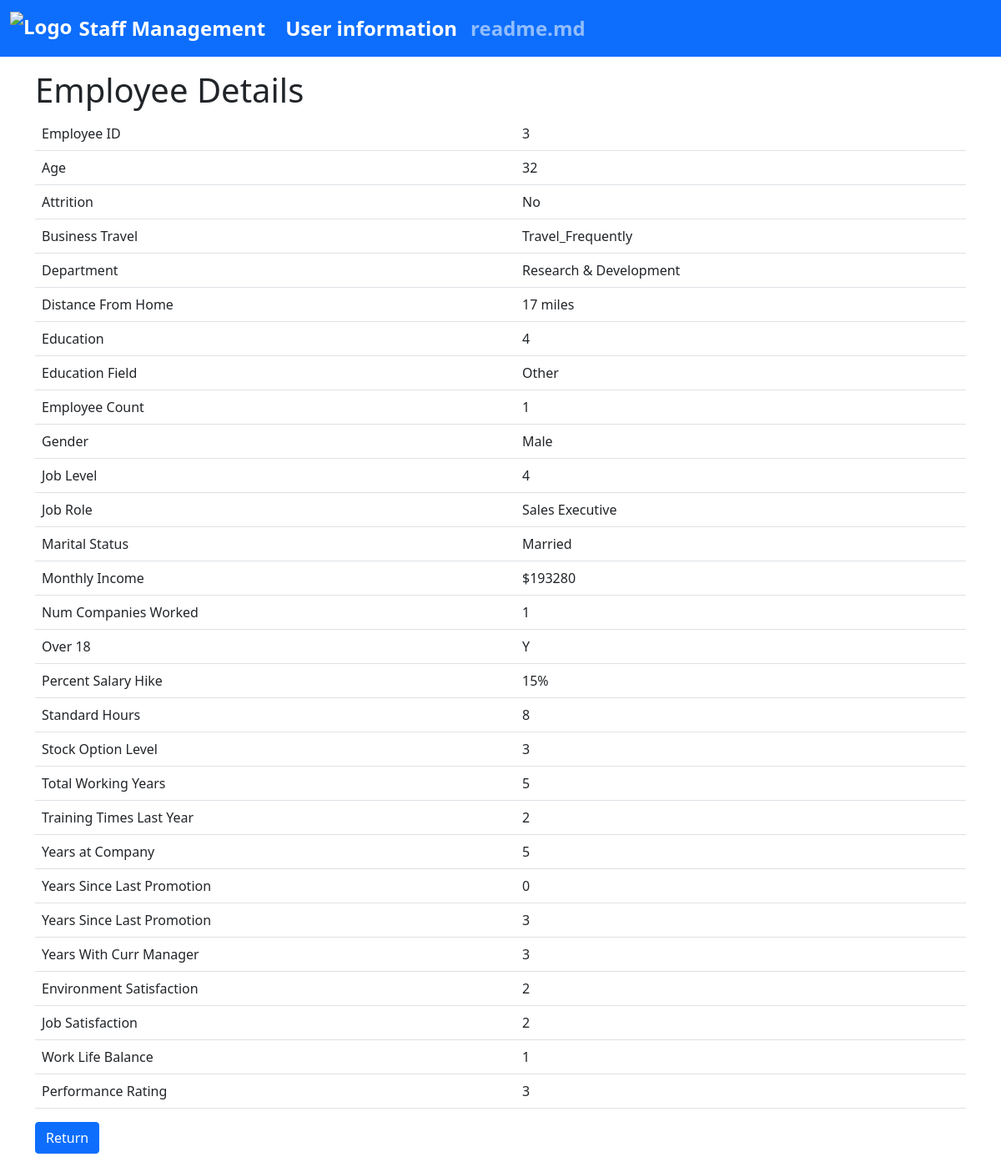
/detail?id=3, run on the app's committed database.
### tables this page shows
CREATE TABLE staff_information (
        id INTEGER PRIMARY KEY AUTOINCREMENT,
        employeeid INTEGER,
        age INTEGER,
        attrition TEXT,
        department TEXT,
        education INTEGER,
        educationfield TEXT,
        gender TEXT,
        joblevel INTEGER,
        jobrole TEXT,
        maritalstatus TEXT,
        monthlyincome INTEGER,
        numcompaniesworked INTEGER,
        over18 TEXT,
        percentsalaryhike INTEGER,
        standardhours INTEGER,
        stockoptionlevel INTEGER,
        totalworkingyears INTEGER,
        trainingtimeslastyear INTEGER,
        yearsatcompany INTEGER,
        yearssincelastpromotion INTEGER,
        yearswithcurrmanager INTEGER
    );

CREATE TABLE staff_privacy_information (
        id INTEGER PRIMARY KEY AUTOINCREMENT,
        businesstravel TEXT,
        distancefromhome INTEGER,
        employeecount INTEGER,
        environmentsatisfaction INTEGER,
        jobsatisfaction INTEGER,
        worklifebalance INTEGER,
        performancerating INTEGER,
        employeeid INTEGER
    );

### index.py (the view)
@app.route('/detail')
def detail():
    get_title = title()
    id = request.args.get('id')
    detail_re = get_detail(id)
    return render_template('detail.html', title=get_title,detail_row=detail_re)

### index.py (called while the page is built)
def title():
    title = 'staff'
    return title

def get_detail(id):
    conn = sqlite3.connect('staff_information.db')
    conn.row_factory = sqlite3.Row
    cur = conn.cursor()
    cur.execute("""
            select * from staff_information as a left join staff_privacy_information as b
            on a.employeeid = b.employeeid  where a.employeeid = ?
        """, (id,))
    row = cur.fetchone()
    conn.close()
    return row

### templates/detail.html (shortened to what this page needs)
<!DOCTYPE html>
<html>
<head>
    <link rel="stylesheet" href="https://cdn.bootcdn.net/ajax/libs/bootstrap/5.1.3/css/bootstrap.min.css">
</head>
<body>
    <nav class="navbar navbar-expand-lg navbar-dark bg-primary mx-auto">
        <div class="container-fluid">
            <a class="navbar-brand d-flex align-items-center" href="/">
                <img src="https://www.abdn.ac.uk/global/images/layout/UoA_Primary_Logo_RGB_2018.svg?v=1537886890" alt="Logo" class="me-2" height="40">
                <span class="flex-grow-1">Staff Management</span>
            </a>
            <div class="collapse navbar-collapse" id="navbarNav">
                <ul class="navbar-nav me-auto">
                    <li class="nav-item">
                        <a class="nav-link active" aria-current="page" href="/">User information</a>
                    </li>
                    <li class="nav-item">
                        <a class="nav-link" href="/readme.md">readme.md</a>
                    </li>
                </ul>
            </div>
        </div>
    </nav>
    <div class="container my-3">
        <div class="row">
            <div class="col-12">
                <h1>Employee Details</h1>
                <table class="table employee-detail-table">
                    <tr>
                        <td>Employee ID</td>
                        <td>{{ detail_row["employeeid"] }}</td>
                    </tr>
                    <tr>
                        <td>Age</td>
                        <td>{{ detail_row["age"] }}</td>
                    </tr>
                    <tr>
                        <td>Attrition</td>
                        <td>{{ detail_row["attrition"] }}</td>
                    </tr>
                    <tr>
                        <td>Business Travel</td>
                        <td>{{ detail_row["businesstravel"] }}</td>
                    </tr>
                    <tr>
                        <td>Department</td>
                        <td>{{ detail_row["department"] }}</td>
                    </tr>
                    <tr>
                        <td>Distance From Home</td>
                        <td>{{ detail_row["distancefromhome"] }} miles</td>
                    </tr>
                    <tr>
                        <td>Education</td>
                        <td>{{ detail_row["education"] }}</td>
                    </tr>
                    <tr>
                        <td>Education Field</td>
                        <td>{{ detail_row["educationfield"] }}</td>
                    </tr>
                    <tr>
                        <td>Employee Count</td>
                        <td>{{ detail_row["employeecount"] }}</td>
                    </tr>
                    <tr>
                        <td>Gender</td>
                        <td>{{ detail_row["gender"] }}</td>
                    </tr>
                    <tr>
                        <td>Job Level</td>
                        <td>{{ detail_row["joblevel"] }}</td>
                    </tr>
                    <tr>
                        <td>Job Role</td>
                        <td>{{ detail_row["jobrole"] }}</td>
                    </tr>
                    <tr>
                        <td>Marital Status</td>
                        <td>{{ detail_row["maritalstatus"] }}</td>
                    </tr>
                    <tr>
                        <td>Monthly Income</td>
                        <td>${{ detail_row["monthlyincome"] }}</td>
                    </tr>
                    <tr>
                        <td>Num Companies Worked</td>
                        <td>{{ detail_row["numcompaniesworked"] }}</td>
                    </tr>
                    <tr>
                        <td>Over 18</td>
                        <td>{{ detail_row["over18"] }}</td>
                    </tr>
                    <tr>
                        <td>Percent Salary Hike</td>
                        <td>{{ detail_row["percentsalaryhike"] }}%</td>
                    </tr>
                    <tr>
                        <td>Standard Hours</td>
                        <td>{{ detail_row["standardhours"] }}</td>
                    </tr>
                    <tr>
                        <td>Stock Option Level</td>
                        <td>{{ detail_row["stockoptionlevel"] }}</td>
                    </tr>
                    <tr>
                        <td>Total Working Years</td>
                        <td>{{ detail_row["totalworkingyears"] }}</td>
                    </tr>
                    <tr>
                        <td>Training Times Last Year</td>
                        <td>{{ detail_row["trainingtimeslastyear"] }}</td>
                    </tr>
                    <tr>
                        <td>Years at Company</td>
                        <td>{{ detail_row["yearsatcompany"] }}</td>
                    </tr>
                    <tr>
                        <td>Years Since Last Promotion</td>
                        <td>{{ detail_row["yearssincelastpromotion"] }}</td>
                    </tr>
                    <tr>
                        <td>Years Since Last Promotion</td>
                        <td>{{ detail_row["yearswithcurrmanager"] }}</td>
                    </tr>
                    <tr>
                        <td>Years With Curr Manager</td>
                        <td>{{ detail_row["yearswithcurrmanager"] }}</td>
                    </tr>
                    <tr>
                        <td>Environment Satisfaction</td>
                        <td>{{ detail_row["environmentsatisfaction"] }}</td>
                    </tr>
                    <tr>
                        <td>Job Satisfaction</td>
                        <td>{{ detail_row["jobsatisfaction"] }}</td>
                    </tr>
                    <tr>
                        <td>Work Life Balance</td>
                        <td>{{ detail_row["worklifebalance"] }}</td>
                    </tr>
                    <tr>
                        <td>Performance Rating</td>
                        <td>{{ detail_row["performancerating"] }}</td>
                    </tr>
                </table>
                <a href="/" class="btn btn-primary">Return</a>
            </div>
        </div>
    </div>
</body>
</html>

### templates/detail.html (style rules this page uses)
.navbar-brand img { max-height: 50px; }
.navbar-brand, .navbar-nav .nav-link { color: white; font-weight: bold; font-size: 24px; }

### data on the page
staff_information: age "32", attrition "No", department "Research & Development", education "4", educationfield "Other", gender "Male", joblevel "4", jobrole "Sales Executive", maritalstatus "Married", monthlyincome "193280", numcompaniesworked "1", over18 "Y", percentsalaryhike "15", standardhours "8", stockoptionlevel "3", totalworkingyears "5", trainingtimeslastyear "2", yearsatcompany "5", yearssincelastpromotion "0", yearswithcurrmanager "3"
staff_privacy_information: businesstravel "Travel_Frequently", distancefromhome "17", employeecount "1", environmentsatisfaction "2", jobsatisfaction "2", worklifebalance "1", performancerating "3"

### other printed values
{{ detail_row["employeeid"] }} "3"
